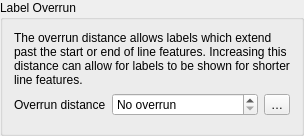
                       <widget class="QgsCollapsibleGroupBox" name="mPlacementOverrunGroupBox">
                        <property name="title">
                         <string>Label Overrun</string>
                        </property>
                        <layout class="QGridLayout" name="gridLayout_14">
                         <item row="2" column="1">
                          <widget class="QgsUnitSelectionWidget" name="mOverrunDistanceUnitWidget" native="true">
                           <property name="focusPolicy">
                            <enum>Qt::FocusPolicy::StrongFocus</enum>
                           </property>
                          </widget>
                         </item>
                         <item row="1" column="0">
                          <widget class="QLabel" name="label_46">
                           <property name="text">
                            <string>Overrun distance</string>
                           </property>
                          </widget>
                         </item>
                         <item row="1" column="1">
                          <widget class="QgsDoubleSpinBox" name="mOverrunDistanceSpinBox">
                           <property name="sizePolicy">
                            <sizepolicy hsizetype="MinimumExpanding" vsizetype="Fixed">
                             <horstretch>0</horstretch>
                             <verstretch>0</verstretch>
                            </sizepolicy>
                           </property>
                           <property name="specialValueText">
                            <string>No overrun</string>
                           </property>
                           <property name="decimals">
                            <number>4</number>
                           </property>
                           <property name="maximum">
                            <double>999999999.000000000000000</double>
                           </property>
                          </widget>
                         </item>
                         <item row="1" column="2">
                          <widget class="QgsPropertyOverrideButton" name="mOverrunDistanceDDBtn">
                           <property name="text">
                            <string>…</string>
                           </property>
                          </widget>
                         </item>
                         <item row="0" column="0" colspan="3">
                          <widget class="QLabel" name="label_40">
                           <property name="text">
                            <string>The overrun distance allows labels which extend past the start or end of line features. Increasing this distance can allow for labels to be shown for shorter line features.</string>
                           </property>
                           <property name="wordWrap">
                            <bool>true</bool>
                           </property>
                          </widget>
                         </item>
                        </layout>
                       </widget>
